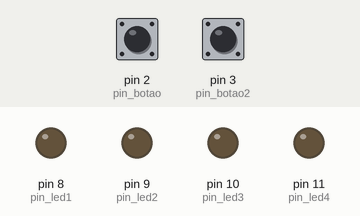
Recording of a sketch running on a simulated Arduino Uno, built with avr-gcc and run on an emulated ATmega328P. Parts: output pins drawn as LEDs (lit = HIGH). Inputs (shaded band) come from the test bench; at power-on: pin 2 (pin_botao) LOW, pin 3 (pin_botao2) LOW.

Above: at 1.2 s.
1.3 s: pin 2 (pin_botao) pulled HIGH for 0.15 s
At 1.37 s:
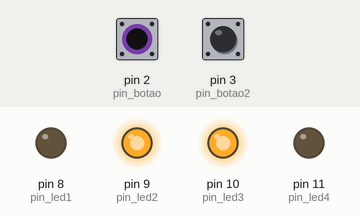
2.9 s: pin 2 (pin_botao) pulled HIGH for 3.2 s
At 6.4 s:
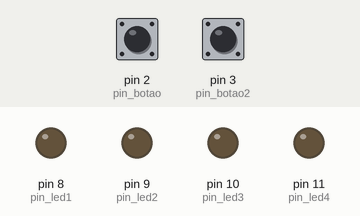
7.6 s: pin 3 (pin_botao2) pulled HIGH for 3.2 s
At 8.7 s:
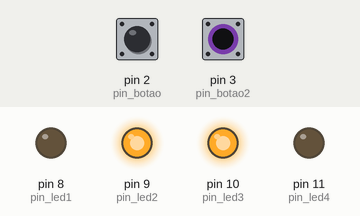
12.3 s: pin 2 (pin_botao) driven HIGH and pin 3 (pin_botao2) driven HIGH
At 13.5 s:
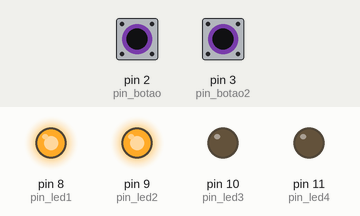
Timing chart, 0 to 14.8 s (numbered marks = the images above; inputs shaded):
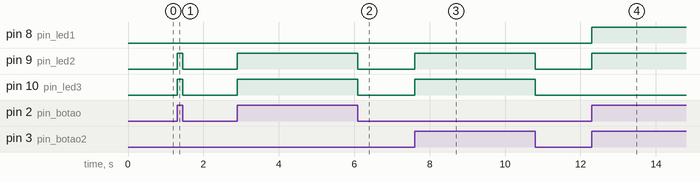

The sketch:

Correcao_Atividade_4.ino
```cpp
#define pin_led1 8   //declara a posição do pin_led1
#define pin_led2 9   //         ''          pin_led2
#define pin_led3 10  //         ''          pin_led3
#define pin_led4 11  //         ''          pin_led4
#define pin_botao 2  //         ''          pin_botao
#define pin_botao2 3 //         ''          pin_botao2

void setup() {
  pinMode(pin_led1,   OUTPUT);  //define a saída do pin_led1
  pinMode(pin_led2,   OUTPUT);  //       ''         pin_led2
  pinMode(pin_led3,   OUTPUT);  //       ''         pin_led3
  pinMode(pin_led4,   OUTPUT);  //       ''         pin_led4
  pinMode(pin_botao,  INPUT);   //       ''         pin_botao
  pinMode(pin_botao2, INPUT);   //       ''         pin_botao2

}

void loop() {
  bool botao  = digitalRead(pin_botao);
  bool botao2 = digitalRead(pin_botao2);
  if ((botao == 1) && (botao2 == 1)) {
    digitalWrite(pin_led1, 1);
  } else {
    digitalWrite(pin_led1, 0);
  }
  if ((botao == 1) || (botao2 == 1)) {
    digitalWrite(pin_led2, 1);
  } else {
    digitalWrite(pin_led2, 0);
  }
  if ((botao == 1) ^ (botao2 == 1)) {
    digitalWrite(pin_led3, 1);
  } else {
    digitalWrite(pin_led3, 0);
  }
}
```

Measured:
- after the input at 1.3 s, pin 9 (pin_led2), pin 10 (pin_led3): LOW → HIGH at once, → LOW 0.15 s later
- after the input at 2.9 s, pin 9 (pin_led2), pin 10 (pin_led3): LOW → HIGH at once, → LOW 3.2 s later
- after the input at 7.6 s, pin 9 (pin_led2), pin 10 (pin_led3): LOW → HIGH at once, → LOW 3.2 s later
- after the input at 12.3 s, pin 8 (pin_led1), pin 9 (pin_led2): LOW → HIGH at once
